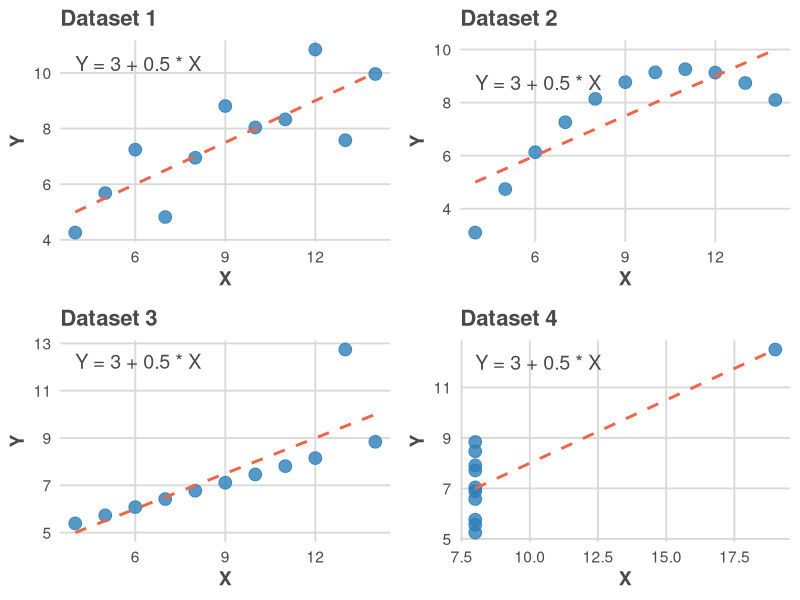
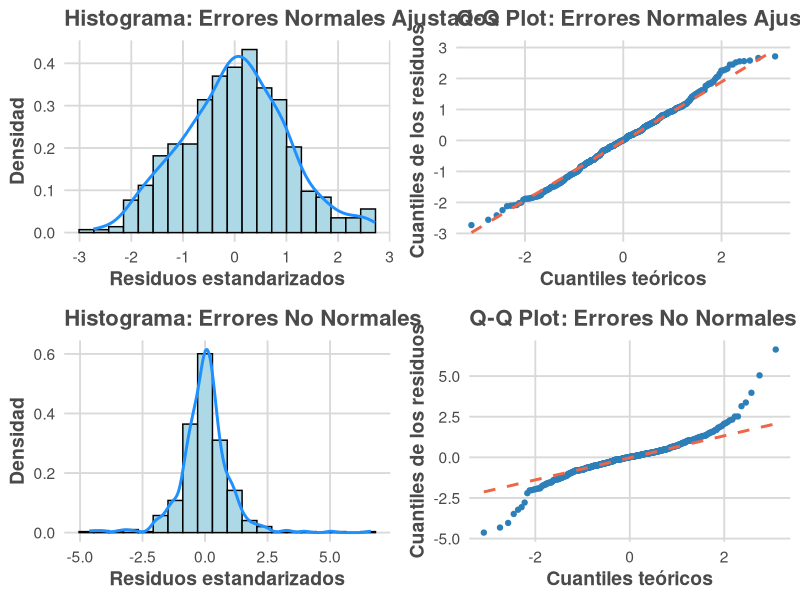
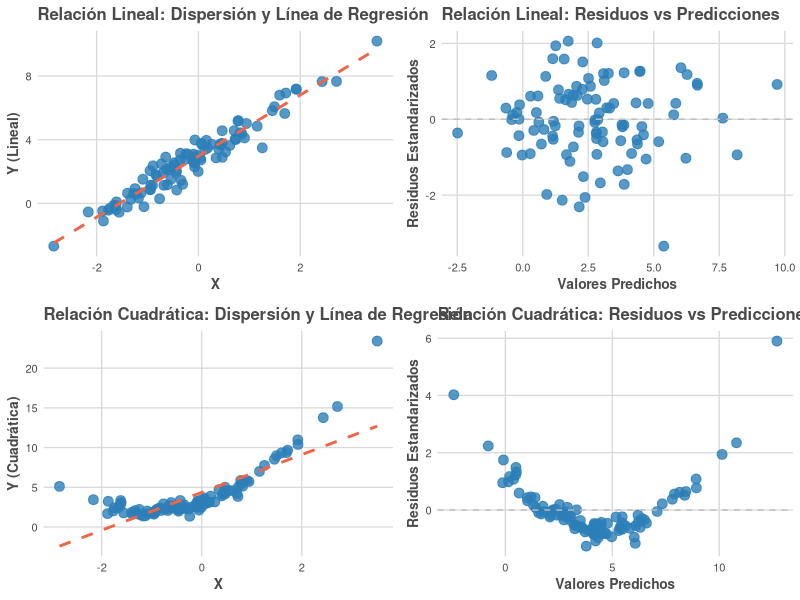

Generate these figures, in order, with R:
## ---- chunk 1
# Cargar paquetes necesarios
library(ggplot2)
library(gridExtra)

# Datos del Cuarteto de Anscombe
anscombe <- data.frame(
  x1 = c(10, 8, 13, 9, 11, 14, 6, 4, 12, 7, 5),
  y1 = c(8.04, 6.95, 7.58, 8.81, 8.33, 9.96, 7.24, 4.26, 10.84, 4.82, 5.68),
  x2 = c(10, 8, 13, 9, 11, 14, 6, 4, 12, 7, 5),
  y2 = c(9.14, 8.14, 8.74, 8.77, 9.26, 8.1, 6.13, 3.1, 9.13, 7.26, 4.74),
  x3 = c(10, 8, 13, 9, 11, 14, 6, 4, 12, 7, 5),
  y3 = c(7.46, 6.77, 12.74, 7.11, 7.81, 8.84, 6.08, 5.39, 8.15, 6.42, 5.73),
  x4 = c(8, 8, 8, 8, 8, 8, 8, 8, 8, 8, 19),
  y4 = c(6.58, 5.76, 7.71, 8.84, 8.47, 7.04, 5.25, 5.56, 7.91, 6.89, 12.5)
)

# Personalización general para un tema más limpio y estilizado
custom_theme <- theme_minimal(base_size = 14) +
  theme(
    plot.title = element_text(face = "bold", size = 16, color = "#4A4A4A"),
    axis.title = element_text(face = "bold", size = 14, color = "#4A4A4A"),
    axis.text = element_text(color = "#4A4A4A"),
    panel.grid.major = element_line(color = "grey85"),
    panel.grid.minor = element_blank()
  )

# Función para crear cada gráfico con la ecuación de regresión
plot_anscombe <- function(x, y, title) {
  modelo <- lm(y ~ x)
  coef <- coef(modelo)
  eq <- paste0("Y = ", round(coef[1], 2), " + ", round(coef[2], 2), " * X")
  
  ggplot(data.frame(x, y), aes(x = x, y = y)) +
    geom_point(color = "#2C7FB8", size = 4, alpha = 0.8) +
    geom_smooth(method = "lm", se = FALSE, color = "#EF6548", linetype = "dashed", size = 1) +
    labs(title = title, x = "X", y = "Y") +
    annotate("text", x = min(x), y = max(y) - 0.5, label = eq, hjust = 0, size = 5, color = "#4A4A4A") +
    custom_theme
}

# Crear los gráficos individuales
plot1 <- plot_anscombe(anscombe$x1, anscombe$y1, "Dataset 1")
plot2 <- plot_anscombe(anscombe$x2, anscombe$y2, "Dataset 2")
plot3 <- plot_anscombe(anscombe$x3, anscombe$y3, "Dataset 3")
plot4 <- plot_anscombe(anscombe$x4, anscombe$y4, "Dataset 4")

# Organizar los gráficos en una cuadrícula
grid.arrange(plot1, plot2, plot3, plot4, ncol = 2)
## ---- chunk 2

# Configuración de datos simulados con un tamaño de muestra más grande para mejorar la normalidad
set.seed(123)
n <- 500  # Incremento en el número de observaciones para una mayor precisión
x <- rnorm(n)
y_normal <- 3 + 2 * x + rnorm(n, mean = 0, sd = 1)  # Modelo con errores normales ajustados
y_non_normal <- 3 + 2 * x + rt(n, df = 3)  # Modelo con errores no normales (t-Student con df bajos)

# Ajustar los modelos de regresión
model_normal <- lm(y_normal ~ x)
model_non_normal <- lm(y_non_normal ~ x)

# Extraer residuos estandarizados
residuals_normal <- rstandard(model_normal)
residuals_non_normal <- rstandard(model_non_normal)

# Tema personalizado
custom_theme <- theme_minimal(base_size = 14) +
  theme(
    plot.title = element_text(face = "bold", size = 16, color = "#4A4A4A"),
    axis.title = element_text(face = "bold", size = 14, color = "#4A4A4A"),
    axis.text = element_text(color = "#4A4A4A"),
    panel.grid.major = element_line(color = "grey85"),
    panel.grid.minor = element_blank()
  )

# Función para gráficos de histograma
plot_histogram <- function(residuals, title) {
  ggplot(data.frame(Residuals = residuals), aes(x = Residuals)) +
    geom_histogram(aes(y = ..density..), bins = 20, color = "black", fill = "#ADD8E6") +
    geom_density(color = "#1E90FF", size = 1) +
    labs(title = title, x = "Residuos estandarizados", y = "Densidad") +
    custom_theme
}

# Función para gráficos Q-Q plot
plot_qq <- function(residuals, title) {
  ggplot(data.frame(sample = residuals), aes(sample = sample)) +
    stat_qq(color = "#2C7FB8", size = 1.5) +
    stat_qq_line(color = "#EF6548", linetype = "dashed", size = 1) +
    labs(title = title, x = "Cuantiles teóricos", y = "Cuantiles de los residuos") +
    custom_theme
}

# Crear los gráficos individuales
p1 <- plot_histogram(residuals_normal, "Histograma: Errores Normales Ajustados")
p2 <- plot_qq(residuals_normal, "Q-Q Plot: Errores Normales Ajustados")
p3 <- plot_histogram(residuals_non_normal, "Histograma: Errores No Normales")
p4 <- plot_qq(residuals_non_normal, "Q-Q Plot: Errores No Normales")

# Organizar los gráficos en una cuadrícula 2x2
grid.arrange(p1, p2, p3, p4, ncol = 2)


## ---- chunk 3

# Tema personalizado para los gráficos
custom_theme <- theme_minimal(base_size = 10) +
  theme(
    plot.title = element_text(face = "bold", size = 12, color = "#4A4A4A"),
    axis.title = element_text(face = "bold", size = 10, color = "#4A4A4A"),
    axis.text = element_text(color = "#4A4A4A"),
    panel.grid.major = element_line(color = "grey85"),
    panel.grid.minor = element_blank()
  )

# Configuración de datos simulados
set.seed(1233)
n <- 100
x <- rnorm(n, 0, 1)

# Escenario 1: Relación Lineal
y_linear <- 3 + 2 * x + rnorm(n, mean = 0, sd = 0.5)  # Relación lineal con menor error
model_linear <- lm(y_linear ~ x)
data_linear <- data.frame(x, y_linear, Fitted = model_linear$fitted.values, Residuals = rstandard(model_linear))

# Escenario 2: Relación Cuadrática
y_quadratic <- 3 + 2 * x + 1 * x^2 + rnorm(n, mean = 0, sd = 0.5)  # Relación cuadrática con menor error
model_quadratic <- lm(y_quadratic ~ x)
data_quadratic <- data.frame(x, y_quadratic, Fitted = model_quadratic$fitted.values, Residuals = rstandard(model_quadratic))

# Gráfico 1: Dispersión y línea de regresión para relación lineal
plot1 <- ggplot(data_linear, aes(x = x, y = y_linear)) +
  geom_point(color = "#2C7FB8", size = 3, alpha = 0.8) +
  geom_smooth(method = "lm", se = FALSE, color = "#EF6548", linetype = "dashed", size = 1) +
  labs(title = "Relación Lineal: Dispersión y Línea de Regresión", x = "X", y = "Y (Lineal)") +
  custom_theme

# Gráfico 2: Residuos vs valores predichos para relación lineal
plot2 <- ggplot(data_linear, aes(x = Fitted, y = Residuals)) +
  geom_point(color = "#2C7FB8", size = 3, alpha = 0.8) +
  geom_hline(yintercept = 0, color = "grey", linetype = "dashed") +
  labs(title = "Relación Lineal: Residuos vs Predicciones", x = "Valores Predichos", y = "Residuos Estandarizados") +
  custom_theme

# Gráfico 3: Dispersión y línea de regresión para relación cuadrática
plot3 <- ggplot(data_quadratic, aes(x = x, y = y_quadratic)) +
  geom_point(color = "#2C7FB8", size = 3, alpha = 0.8) +
  geom_smooth(method = "lm", se = FALSE, color = "#EF6548", linetype = "dashed", size = 1) +
  labs(title = "Relación Cuadrática: Dispersión y Línea de Regresión", x = "X", y = "Y (Cuadrática)") +
  custom_theme

# Gráfico 4: Residuos vs valores predichos para relación cuadrática
plot4 <- ggplot(data_quadratic, aes(x = Fitted, y = Residuals)) +
  geom_point(color = "#2C7FB8", size = 3, alpha = 0.8) +
  geom_hline(yintercept = 0, color = "grey", linetype = "dashed") +
  labs(title = "Relación Cuadrática: Residuos vs Predicciones", x = "Valores Predichos", y = "Residuos Estandarizados") +
  custom_theme

# Organizar los gráficos en una cuadrícula 2x2
grid.arrange(plot1, plot2, plot3, plot4, ncol = 2)

